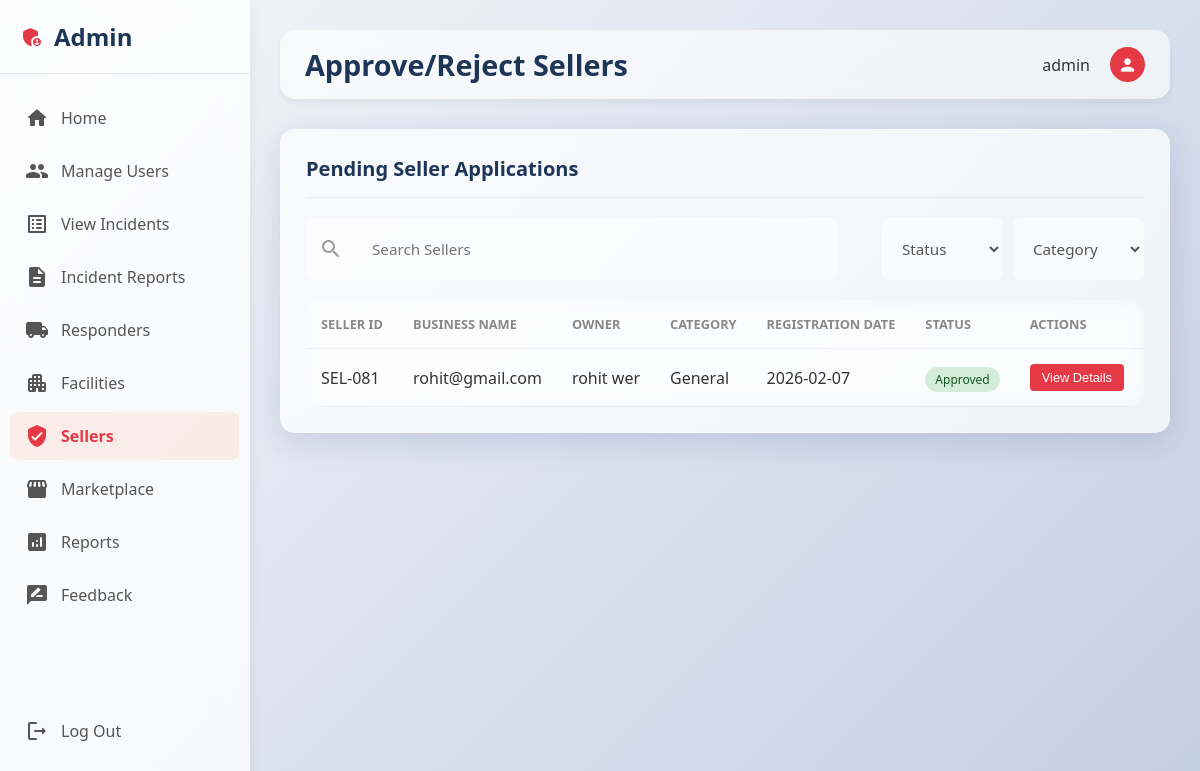
The page /approve-sellers/ (signed in) on the database its author committed.
### aid_app/models.py (models this page shows, shortened)
class UserProfile(models.Model):
    ROLE_CHOICES = [
        ('user', 'User'),
        ('seller', 'Seller'),
        ('facility', 'Facility'),
        ('responder', 'Responder'),
    ]
    GENDER_CHOICES = [
        ('male', 'Male'),
        ('female', 'Female'),
        ('other', 'Other'),
    ]
    user = models.OneToOneField(User, on_delete=models.CASCADE, related_name='profile')
    role = models.CharField(max_length=20, choices=ROLE_CHOICES, default='user')
    gender = models.CharField(max_length=10, choices=GENDER_CHOICES, blank=True, null=True)
    phone = models.CharField(max_length=20, blank=True, null=True)
    address = models.TextField(blank=True, null=True)
    city = models.CharField(max_length=100, blank=True, null=True)
    state = models.CharField(max_length=100, blank=True, null=True)
    postal_code = models.CharField(max_length=20, blank=True, null=True)
    country = models.CharField(max_length=100, blank=True, null=True)
    shipping_address = models.TextField(blank=True, null=True)
    emergency_contacts = models.TextField(blank=True, null=True, help_text="Emergency contact details")
    emergency_contact = models.CharField(max_length=100, blank=True, null=True)
    emergency_phone = models.CharField(max_length=20, blank=True, null=True)
    blood_type = models.CharField(max_length=10, blank=True, null=True)
    allergies = models.TextField(blank=True, null=True)
    created_at = models.DateTimeField(auto_now_add=True)
    updated_at = models.DateTimeField(auto_now=True)

### aid_app/views.py (the view)
# urls.py: path('approve-sellers/', views.approve_sellers_view, name='approve_sellers'),
def approve_sellers_view(request):
    if not request.user.is_authenticated:
        messages.error(request, 'Please login to access this page.')
        return redirect('aid_app:login')
    if not request.user.is_staff and not request.user.is_superuser:
        messages.error(request, 'You do not have permission to access this page.')
        return redirect('aid_app:dashboard')
    context = {
        'pending_applications': UserProfile.objects.filter(role='seller', user__is_active=False).count(),
        'approved_today': UserProfile.objects.filter(role='seller', user__is_active=True, user__date_joined__date=datetime.now().date()).count(), # Approximation
        'rejected_today': 0, # No rejection tracking in model
        'total_sellers': UserProfile.objects.filter(role='seller').count(),
        'sellers': UserProfile.objects.filter(role='seller').select_related('user').order_by('-user__date_joined'),
        'user': request.user,
    }
    return render(request, 'admin/approve_sellers.html', context)

### aid_app/context_processors.py (called while the page is built)
def get_profile_icon(gender, role):
    if gender == 'male':
        return 'man'
    elif gender == 'female':
        return 'woman'
    elif role == 'admin':
        return 'admin_panel_settings'
    elif role == 'seller':
        return 'store'
    elif role == 'responder':
        return 'emergency'
    elif role == 'facility':
        return 'local_hospital'
    else:
        return 'person'

### aid_app/templates/admin/approve_sellers.html (shortened to what this page needs)
{% extends 'admin/base_admin.html' %}
{% load static %}
{% block page_title %}Approve/Reject Sellers{% endblock %}
{% block admin_css %}
<link rel="stylesheet" href="{% static 'css/admin/approve_sellers.css' %}">
{% endblock %}
{% block admin_content %}
<div class="glass-card" style="padding: 25px;">
    <div class="card-header-row" style="margin-bottom: 20px;">
        <h2 class="card-title">Pending Seller Applications</h2>
    </div>
    <div class="filters-wrapper">
        <div class="search-box">
            <span class="material-icons-round search-icon" style="color: #999;">search</span>
            <input type="text" class="search-input" placeholder="Search Sellers">
        </div>
        <div class="dropdowns">
            <select class="filter-select">
                <option>Status</option>
            </select>
            <select class="filter-select">
                <option>Category</option>
            </select>
        </div>
    </div>
    <div class="table-container" style="box-shadow: none; padding: 0; background: transparent;">
        <table class="data-table">
            <thead>
                <tr>
                    <th>Seller ID</th>
                    <th>Business Name</th>
                    <th>Owner</th>
                    <th>Category</th>
                    <th>Registration Date</th>
                    <th>Status</th>
                    <th>Actions</th>
                </tr>
            </thead>
            <tbody>
                {% for seller_profile in sellers %}
                <tr>
                    <td>SEL-{{ seller_profile.id|stringformat:"03d" }}</td>
                    <td>{{ seller_profile.user.username }}</td>
                    <td>{{ seller_profile.user.get_full_name }}</td>
                    <td>General</td>
                    <td>{{ seller_profile.user.date_joined|date:"Y-m-d" }}</td>
                    <td>
                        {% if seller_profile.user.is_active %}
                        <span class="badge badge-approved">Approved</span>
                        {% else %}
                        <span class="badge badge-pending">Pending</span>
                        {% endif %}
                    </td>
                    <td>
                        {% if not seller_profile.user.is_active %}
                        <button class="btn-approve">Approve</button>
                        <button class="btn-reject">Reject</button>
                        {% else %}
                        <button class="btn-action">View Details</button>
                        {% endif %}
                    </td>
                </tr>
                {% empty %}
                <tr>
                    <td colspan="7" style="text-align: center; padding: 30px; color: #888;">No sellers found.</td>
                </tr>
                {% endfor %}
            </tbody>
        </table>
    </div>
</div>
{% endblock %}

### aid_app/templates/admin/base_admin.html (shortened to what this page needs)
{% extends 'common/base.html' %}
{% load static %}
{% block extra_css %}
<link rel="stylesheet" href="{% static 'css/admin/admin_theme.css' %}">
{% block admin_css %}{% endblock %}
{% endblock %}
{% block content %}
<div class="dashboard-container">
    <aside class="glass-sidebar">
        <div class="sidebar-header">
            <a href="{% url 'aid_app:admin_dashboard' %}" class="brand">
                <span class="material-icons-round brand-icon">admin_panel_settings</span>
                <span class="brand-text">Admin</span>
            </a>
        </div>
        <ul class="menu">
            <li class="menu-item {% if request.resolver_match.url_name == 'admin_dashboard' %}active{% endif %}">
                <a href="{% url 'aid_app:admin_dashboard' %}" class="menu-link">
                    <span class="material-icons-round menu-icon">home</span>
                    <span>Home</span>
                </a>
            </li>
            <li class="menu-item {% if 'manage_users' in request.resolver_match.url_name %}active{% endif %}">
                <a href="{% url 'aid_app:manage_users' %}" class="menu-link">
                    <span class="material-icons-round menu-icon">group</span>
                    <span>Manage Users</span>
                </a>
            </li>
            <li class="menu-item {% if 'view_all_incidents' in request.resolver_match.url_name %}active{% endif %}">
                <a href="{% url 'aid_app:view_all_incidents' %}" class="menu-link">
                    <span class="material-icons-round menu-icon">list_alt</span>
                    <span>View Incidents</span>
                </a>
            </li>
            <li class="menu-item {% if 'incident_reports' in request.resolver_match.url_name %}active{% endif %}">
                <a href="{% url 'aid_app:incident_reports' %}" class="menu-link">
                    <span class="material-icons-round menu-icon">description</span>
                    <span>Incident Reports</span>
                </a>
            </li>
            <li class="menu-item {% if 'manage_responders' in request.resolver_match.url_name %}active{% endif %}">
                <a href="{% url 'aid_app:manage_responders' %}" class="menu-link">
                    <span class="material-icons-round menu-icon">local_shipping</span>
                    <span>Responders</span>
                </a>
            </li>
            <li class="menu-item {% if 'manage_facilities' in request.resolver_match.url_name %}active{% endif %}">
                <a href="{% url 'aid_app:manage_facilities' %}" class="menu-link">
                    <span class="material-icons-round menu-icon">apartment</span>
                    <span>Facilities</span>
                </a>
            </li>
            <li class="menu-item {% if 'approve_sellers' in request.resolver_match.url_name %}active{% endif %}">
                <a href="{% url 'aid_app:approve_sellers' %}" class="menu-link">
                    <span class="material-icons-round menu-icon">verified_user</span>
                    <span>Sellers</span>
                </a>
            </li>
            <li class="menu-item {% if 'marketplace_monitor' in request.resolver_match.url_name %}active{% endif %}">
                <a href="{% url 'aid_app:marketplace_monitor' %}" class="menu-link">
                    <span class="material-icons-round menu-icon">storefront</span>
                    <span>Marketplace</span>
                </a>
            </li>
            <li class="menu-item {% if 'system_reports' in request.resolver_match.url_name %}active{% endif %}">
                <a href="{% url 'aid_app:system_reports' %}" class="menu-link">
                    <span class="material-icons-round menu-icon">analytics</span>
                    <span>Reports</span>
                </a>
            </li>
            <li class="menu-item {% if 'feedback_analysis' in request.resolver_match.url_name %}active{% endif %}">
                <a href="{% url 'aid_app:feedback_analysis' %}" class="menu-link">
                    <span class="material-icons-round menu-icon">rate_review</span>
                    <span>Feedback</span>
                </a>
            </li>
            <li class="menu-item mt-auto">
                <a href="{% url 'aid_app:logout' %}" class="menu-link logout-link">
                    <span class="material-icons-round menu-icon">logout</span>
                    <span>Log Out</span>
                </a>
            </li>
        </ul>
    </aside>
    <main class="main-content">
        <header class="top-bar">
            <h1 class="page-title">{% block page_title %}Admin Dashboard{% endblock %}</h1>
            <div class="user-profile">
                <span class="user-name" style="font-weight: 500;">{{ user.username }}</span>
                <div class="avatar-circle">
                    <span class="material-icons-round" style="font-size: 20px;">person</span>
                </div>
            </div>
        </header>
        {% block admin_content %}{% endblock %}
    </main>
</div>
{% endblock %}

### aid_app/static/css/common/theme.css (style rules this page uses)
:root { --primary-color: #e63946; --secondary-color: #1d3557; --bg-gradient: linear-gradient(135deg, #f5f7fa 0%, #c3cfe2 100%); --font-family: 'Segoe UI', Roboto, Helvetica, Arial, sans-serif; }
body { margin: 0; overflow-x: hidden; background: var(--bg-gradient); font-family: var(--font-family); color: #333; min-height: 100vh; }
.glass-card { background: rgba(255, 255, 255, 0.7); backdrop-filter: blur(10px); -webkit-backdrop-filter: blur(10px); border-radius: 15px; border: 1px solid rgba(255, 255, 255, 0.3); box-shadow: 0 8px 32px 0 rgba(31, 38, 135, 0.15); padding: 30px; }
h1, h2, h3, h4, h5, h6 { color: var(--secondary-color); }
.dashboard-container { display: flex; min-height: 100vh; position: relative; z-index: 10; }
.glass-sidebar { width: 250px; background: rgba(255, 255, 255, 0.75); backdrop-filter: blur(15px); -webkit-backdrop-filter: blur(15px); border-right: 1px solid rgba(255, 255, 255, 0.5); display: flex; flex-direction: column; padding: 20px 0 40px 0; box-sizing: border-box; position: fixed; height: 100vh; overflow-y: auto; left: 0; top: 0; box-shadow: 2px 0 10px rgba(0, 0, 0, 0.05); transition: width 0.3s ease; }
.sidebar-header { padding: 0 20px 20px 20px; border-bottom: 1px solid rgba(0, 0, 0, 0.1); margin-bottom: 20px; }
.brand { display: flex; align-items: center; text-decoration: none; color: var(--secondary-color); font-size: 1.5rem; font-weight: 800; }
.brand-icon { font-size: 2rem; margin-right: 10px; color: var(--primary-color); }
.menu { list-style: none; padding: 0; margin: 0; flex-grow: 1; display: flex; flex-direction: column; }
.menu-item { margin-bottom: 5px; padding: 0 10px; }
.menu-link { display: flex; align-items: center; padding: 12px 15px; text-decoration: none; color: #555; border-radius: 8px; transition: all 0.2s ease; font-weight: 500; }
.menu-link:hover, .menu-item.active .menu-link, .menu-link.active { background: rgba(255, 107, 53, 0.1); color: var(--primary-color); font-weight: 600; }
.menu-icon { margin-right: 12px; font-size: 1.3rem; }
.mt-auto { margin-top: auto; }
.main-content, .admin-main { flex: 1; margin-left: 250px; padding: 30px; overflow-y: auto; width: calc(100% - 250px); }
.top-bar, .glass-top-bar { display: flex; justify-content: space-between; align-items: center; margin-bottom: 30px; background: rgba(255, 255, 255, 0.6); padding: 15px 25px; border-radius: 15px; backdrop-filter: blur(10px); box-shadow: 0 4px 6px rgba(0, 0, 0, 0.05); }
.page-title { margin: 0; font-size: 1.8rem; color: var(--secondary-color); }
.user-profile { display: flex; align-items: center; gap: 10px; }
.user-name { font-weight: 500; margin-right: 10px; }
.avatar-circle { width: 35px; height: 35px; background: #e63946; border-radius: 50%; display: flex; justify-content: center; align-items: center; color: white; }
.avatar-circle .material-icons-round { font-size: 20px; }
.search-box { position: relative; width: 300px; min-width: 250px; margin-right: 30px; }
.search-input { width: 100%; box-sizing: border-box; padding: 12px 16px 12px 40px; border: 1px solid rgba(0, 0, 0, 0.1); border-radius: 10px; background: rgba(255, 255, 255, 0.5); font-size: 0.95rem; color: var(--secondary-color); transition: all 0.2s; }
.search-icon { position: absolute; left: 12px; top: 50%; transform: translateY(-50%); color: #888; font-size: 20px; }
.card-header-row { display: flex; justify-content: space-between; align-items: center; margin-bottom: 20px; padding-bottom: 15px; border-bottom: 1px solid rgba(0, 0, 0, 0.05); }
.card-title { margin: 0; font-size: 1.25rem; color: var(--secondary-color); font-weight: 700; display: flex; align-items: center; gap: 10px; }

### aid_app/static/css/admin/admin_theme.css (style rules this page uses)
.glass-card { margin-bottom: 20px; }
.table-container { background: rgba(255, 255, 255, 0.8); backdrop-filter: blur(10px); border-radius: 15px; padding: 20px; box-shadow: 0 4px 15px rgba(0, 0, 0, 0.05); overflow-x: auto; }
table { width: 100%; border-collapse: collapse; }
th, td { padding: 15px; text-align: left; border-bottom: 1px solid rgba(0, 0, 0, 0.05); }
th { font-weight: 600; color: #888; text-transform: uppercase; font-size: 0.8rem; }

### rows shown on the page
UserProfile: id "081", user.username "rohit@gmail.com", user.get_full_name "rohit wer", user.date_joined "2026-02-07", shows "Approved", shows "View Details"

### other values the page prints
{{ user.username }} "admin"
